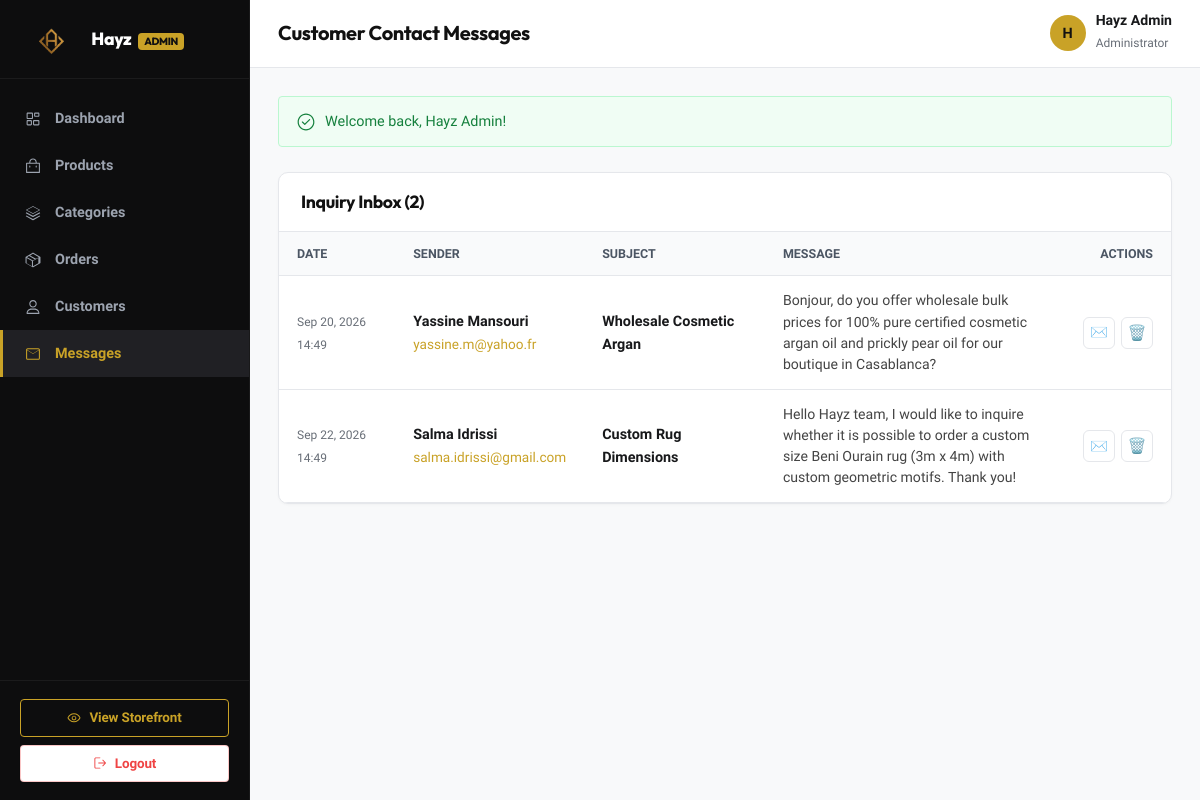
Page /admin/messages.php (signed in) on the committed database.
### tables this page shows
CREATE TABLE `users` (
    `id` INT AUTO_INCREMENT PRIMARY KEY,
    `name` VARCHAR(120) NOT NULL,
    `email` VARCHAR(150) NOT NULL UNIQUE,
    `password` VARCHAR(255) NOT NULL,
    `phone` VARCHAR(30) NULL,
    `address` VARCHAR(255) NULL,
    `city` VARCHAR(80) NULL,
    `role` ENUM('customer', 'admin') DEFAULT 'customer',
    `created_at` TIMESTAMP DEFAULT CURRENT_TIMESTAMP
);

CREATE TABLE `contact_messages` (
    `id` INT AUTO_INCREMENT PRIMARY KEY,
    `name` VARCHAR(120) NOT NULL,
    `email` VARCHAR(150) NOT NULL,
    `subject` VARCHAR(200) NOT NULL,
    `message` TEXT NOT NULL,
    `created_at` TIMESTAMP DEFAULT CURRENT_TIMESTAMP
);

### config/database.php (called while the page is built, shortened)
<?php
function get_base_url(): string {
    static $baseUrl = null;
    if ($baseUrl !== null) {
        return $baseUrl;
    }
    $protocol = (!empty($_SERVER['HTTPS']) && $_SERVER['HTTPS'] !== 'off') || (isset($_SERVER['SERVER_PORT']) && $_SERVER['SERVER_PORT'] == 443) ? "https://" : "http://";
    $host = $_SERVER['HTTP_HOST'] ?? 'localhost';
    $scriptName = $_SERVER['SCRIPT_NAME'] ?? '';
    $scriptDir = str_replace('\\', '/', dirname($scriptName));
    $scriptDir = preg_replace('#/admin(/.*)?$#i', '', $scriptDir);
    $scriptDir = rtrim($scriptDir, '/');
    $baseUrl = $protocol . $host . $scriptDir;
    return $baseUrl;
}
function url(string $path = ''): string {
    $base = get_base_url();
    $path = ltrim($path, '/');
    return empty($path) ? $base . '/' : $base . '/' . $path;
}
function asset(string $path = ''): string {
    return url('assets/' . ltrim($path, '/'));
}
function e($value): string {
    return htmlspecialchars((string)($value ?? ''), ENT_QUOTES, 'UTF-8');
}
function get_flash(): ?array {
    if (isset($_SESSION['flash_message'])) {
        $flash = $_SESSION['flash_message'];
        return $flash;
    }
    return null;
}

### includes/auth.php (called while the page is built, shortened)
<?php
require_once __DIR__ . '/../config/database.php';
function current_user(): ?array {
    try {
        $db = get_db();
        $stmt = $db->prepare("SELECT id, name, email, phone, address, city, role, created_at FROM users WHERE id = :id LIMIT 1");
        $stmt->execute(['id' => $_SESSION['user_id']]);
        $user = $stmt->fetch();
        if ($user) {
            $currentUser = $user;
            return $currentUser;
        } else {
            user_logout();
            return null;
        }
    } catch (Exception $e) {
        return null;
    }
}

### admin/messages.php (the view, shortened to what this page needs)
<?php
require_once __DIR__ . '/../../config/database.php';
require_once __DIR__ . '/../../includes/auth.php';
$adminPageTitle = "Customer Contact Messages";
require_once __DIR__ . '/includes/admin_header.php';
$db = get_db();
$messages = $db->query("SELECT * FROM contact_messages ORDER BY id DESC")->fetchAll();
?>
<div class="admin-card">
    <div class="admin-card-header">
        <h2 class="admin-card-title">Inquiry Inbox (<?= count($messages) ?>)</h2>
    </div>
    <div class="admin-table-wrapper">
        <table class="admin-table">
            <thead>
                <tr>
                    <th>Date</th>
                    <th>Sender</th>
                    <th>Subject</th>
                    <th>Message</th>
                    <th style="text-align:right;">Actions</th>
                </tr>
            </thead>
            <tbody>
                <?php if (empty($messages)): ?>
                    <tr><td colspan="5" class="text-center text-muted" style="padding:40px;">Your inbox is empty. No messages yet.</td></tr>
                <?php else: ?>
                    <?php foreach ($messages as $m): ?>
                        <tr>
                            <td><small class="text-muted"><?= date('M d, Y H:i', strtotime($m['created_at'])) ?></small></td>
                            <td>
                                <strong><?= e($m['name']) ?></strong><br>
                                <a href="mailto:<?= e($m['email']) ?>" style="color:var(--color-gold); font-size:0.85rem;"><?= e($m['email']) ?></a>
                            </td>
                            <td>
                                <strong><?= e($m['subject']) ?></strong>
                            </td>
                            <td style="max-width:380px;">
                                <div style="font-size:0.88rem; color:#444; line-height:1.5;">
                                    <?= nl2br(e($m['message'])) ?>
                                </div>
                            </td>
                            <td style="text-align:right;">
                                <div class="action-buttons" style="justify-content:flex-end;">
                                    <a href="mailto:<?= e($m['email']) ?>?subject=Re: <?= urlencode($m['subject']) ?>" class="btn-icon" title="Reply via Email">✉️</a>
                                    <form action="<?= url('admin/messages.php') ?>" method="POST" class="confirm-delete-form" data-item="this inquiry" style="display:inline;">
                                        <button type="submit" class="btn-icon delete" title="Delete Message">🗑️</button>
                                    </form>
                                </div>
                            </td>
                        </tr>
                    <?php endforeach; ?>
                <?php endif; ?>
            </tbody>
        </table>
    </div>
</div>
<?php require_once __DIR__ . '/includes/admin_footer.php'; ?>

### admin/includes/admin_header.php (shortened to what this page needs)
<?php
require_once __DIR__ . '/../../config/database.php';
require_once __DIR__ . '/../../includes/auth.php';
require_once __DIR__ . '/../../includes/icons.php';
$adminUser = current_user();
$currentScript = basename($_SERVER['PHP_SELF']);
$adminPageTitle = $adminPageTitle ?? 'Admin Dashboard';
?>
<!DOCTYPE html>
<html lang="en">
<head>
    <link rel="stylesheet" href="<?= asset('css/style.css') ?>">
    <link rel="stylesheet" href="<?= asset('css/admin.css') ?>">
</head>
<body class="admin-body">
    <aside class="admin-sidebar" id="adminSidebar">
        <div class="admin-brand">
            <img src="<?= asset('logo/logo.png') ?>" alt="Hayz" style="height:34px; width:auto; object-fit:contain;">
            <span style="font-size:1.1rem; font-weight:800; letter-spacing:-0.02em;">Hayz <small style="font-size:0.65rem; background:var(--admin-gold); color:#111; padding:2px 6px; border-radius:4px; margin-left:4px; font-weight:800;">ADMIN</small></span>
        </div>
        <nav class="admin-nav">
            <a href="<?= url('admin/index.php') ?>" class="admin-nav-item <?= ($currentScript === 'index.php') ? 'active' : '' ?>">
                <span class="icon"><?= radix_icon('dashboard', '', 16) ?></span>
                <span>Dashboard</span>
            </a>
            <a href="<?= url('admin/products.php') ?>" class="admin-nav-item <?= (in_array($currentScript, ['products.php', 'add-product.php', 'edit-product.php'])) ? 'active' : '' ?>">
                <span class="icon"><?= radix_icon('backpack', '', 16) ?></span>
                <span>Products</span>
            </a>
            <a href="<?= url('admin/categories.php') ?>" class="admin-nav-item <?= ($currentScript === 'categories.php') ? 'active' : '' ?>">
                <span class="icon"><?= radix_icon('layers', '', 16) ?></span>
                <span>Categories</span>
            </a>
            <a href="<?= url('admin/orders.php') ?>" class="admin-nav-item <?= (in_array($currentScript, ['orders.php', 'order-details.php'])) ? 'active' : '' ?>">
                <span class="icon"><?= radix_icon('cube', '', 16) ?></span>
                <span>Orders</span>
            </a>
            <a href="<?= url('admin/users.php') ?>" class="admin-nav-item <?= ($currentScript === 'users.php') ? 'active' : '' ?>">
                <span class="icon"><?= radix_icon('person', '', 16) ?></span>
                <span>Customers</span>
            </a>
            <a href="<?= url('admin/messages.php') ?>" class="admin-nav-item <?= ($currentScript === 'messages.php') ? 'active' : '' ?>">
                <span class="icon"><?= radix_icon('envelope-closed', '', 16) ?></span>
                <span>Messages</span>
            </a>
        </nav>
        <div class="admin-sidebar-footer">
            <a href="<?= url('index.php') ?>" target="_blank" class="btn btn-outline-gold btn-sm btn-block" style="margin-bottom:8px;">
                <?= radix_icon('eye-open', '', 14) ?> View Storefront
            </a>
            <a href="<?= url('logout.php') ?>" class="btn btn-outline btn-sm btn-block" style="color:#ef4444; border-color:rgba(239, 68, 68, 0.3);">
                <?= radix_icon('exit', '', 14) ?> Logout
            </a>
        </div>
    </aside>
    <div class="admin-main">
        <header class="admin-topbar">
            <div class="admin-topbar-left">
                <h1 class="admin-page-title"><?= e($adminPageTitle) ?></h1>
            </div>
            <div class="admin-topbar-right">
                <div class="admin-user-info">
                    <div class="admin-avatar"><?= strtoupper(substr($adminUser['name'] ?? 'A', 0, 1)) ?></div>
                    <div>
                        <strong style="font-size:0.88rem; display:block; line-height:1.2;"><?= e($adminUser['name']) ?></strong>
                        <small style="color:var(--admin-text-muted); font-size:0.75rem;">Administrator</small>
                    </div>
                </div>
            </div>
        </header>
        <div class="admin-content">
            <?php $flash = get_flash(); if ($flash): ?>
                <div class="alert alert-<?= e($flash['type']) ?>" style="margin-bottom: 25px;">
                    <?= ($flash['type'] === 'success') ? radix_icon('check-circled', '', 18) : radix_icon('cross-1', '', 18) ?>
                    <span><?= e($flash['message']) ?></span>
                </div>
            <?php endif; ?>

### assets/css/style.css (style rules this page uses)
:root { --bg-main: #FBFBFC; --bg-card: #FFFFFF; --bg-dark: #0D0D0E; --bg-dark-secondary: #161618; --bg-dark-tertiary: #222225; --bg-light-gray: #F4F5F7; --bg-subtle-gray: #EBECEF; --color-gold: #C9A227; --color-gold-hover: #b8931f; --color-gold-light: #FDF9EE; --color-gold-border: rgba(201, 162, 39, 0.35); --color-gold-gradient: linear-gradient(135deg, #DFBE52 0%, #C9A227 50%, #A88314 100%); --color-gold-glow: 0 4px 20px rgba(201, 162, 39, 0.22); --color-text-main: #18191B; --color-text-muted: #686E77; --color-text-light: #9DA3AE; --color-text-white: #FFFFFF; --color-success: #15803D; --color-success-bg: #F0FDF4; --color-success-border: #BBF7D0; --color-danger: #B91C1C; --color-danger-bg: #FEF2F2; --color-danger-border: #FECACA; --color-warning: #C2410C; --color-warning-bg: #FFF7ED; --color-warning-border: #FFEDD5; --color-info: #0369A1; --color-info-bg: #F0F9FF; --color-info-border: #BAE6FD; --border-color: #E6E8EC; --border-subtle: #F0F2F5; --border-radius-xs: 4px; --border-radius-sm: 8px; --border-radius-md: 12px; --border-radius-lg: 18px; --border-radius-full: 9999px; --shadow-xs: 0 1px 2px rgba(16, 24, 40, 0.04); --shadow-sm: 0 2px 6px rgba(16, 24, 40, 0.05); --shadow-card: 0 4px 18px rgba(16, 24, 40, 0.06); --shadow-hover: 0 12px 30px -4px rgba(16, 24, 40, 0.12); --shadow-dropdown: 0 16px 36px -6px rgba(16, 24, 40, 0.16); --transition-fast: 0.15s cubic-bezier(0.4, 0, 0.2, 1); --transition-base: 0.25s cubic-bezier(0.4, 0, 0.2, 1); --transition-smooth: 0.35s cubic-bezier(0.16, 1, 0.3, 1); --font-heading: 'Outfit', -apple-system, BlinkMacSystemFont, "Segoe UI", Roboto, sans-serif; --font-body: 'Plus Jakarta Sans', -apple-system, BlinkMacSystemFont, "Segoe UI", Roboto, sans-serif; --font-serif: 'Playfair Display', Georgia, serif; --container-width: 1240px; --header-height: 76px; }
*, *::before, *::after { box-sizing: border-box; margin: 0; padding: 0; }
html { font-size: 16px; scroll-behavior: smooth; }
body { font-family: var(--font-body); color: var(--color-text-main); background-color: var(--bg-main); line-height: 1.6; -webkit-font-smoothing: antialiased; -moz-osx-font-smoothing: grayscale; min-height: 100vh; display: flex; flex-direction: column; }
img { max-width: 100%; height: auto; display: block; }
a { color: inherit; text-decoration: none; transition: color var(--transition-fast); }
button, input, select, textarea { font-family: inherit; font-size: 0.95rem; outline: none; }
button { cursor: pointer; border: none; background: none; }
.text-muted { color: var(--color-text-muted); }
h1, h2, h3, h4, h5, h6 { font-family: var(--font-heading); font-weight: 700; color: var(--bg-dark); line-height: 1.22; letter-spacing: -0.02em; }
h1 { font-size: 2.85rem; }
h2 { font-size: 2.2rem; }
.btn { display: inline-flex; align-items: center; justify-content: center; gap: 8px; padding: 11px 22px; font-weight: 600; font-size: 0.92rem; border-radius: var(--border-radius-sm); transition: all var(--transition-base); cursor: pointer; text-align: center; white-space: nowrap; letter-spacing: -0.01em; }
.btn-outline { background: #FFFFFF; color: var(--bg-dark); border: 1px solid var(--border-color); box-shadow: var(--shadow-xs); }
.btn-outline-gold { background: transparent; color: var(--color-gold); border: 1.5px solid var(--color-gold); }
.btn-sm { padding: 7px 15px; font-size: 0.84rem; border-radius: var(--border-radius-xs); }
.btn-block { width: 100%; }
.alert { padding: 13px 18px; border-radius: var(--border-radius-xs); font-size: 0.9rem; margin-bottom: 22px; display: flex; align-items: center; gap: 10px; }
.alert-success { background: var(--color-success-bg); color: var(--color-success); border: 1px solid var(--color-success-border); }

### rows in the picture
users: name "H", name "Hayz Admin"
contact_messages: created_at "Sep 20, 2026 14:49", name "Yassine Mansouri", email "yassine.m@yahoo.fr", subject "Wholesale Cosmetic Argan", message "Bonjour, do you offer wholesale bulk prices for 100% pure certified cosmetic argan oil and prickly pear oil for our boutique in Casablanca?"
contact_messages: created_at "Sep 22, 2026 14:49", name "Salma Idrissi", email "salma.idrissi@gmail.com", subject "Custom Rug Dimensions", message "Hello Hayz team, I would like to inquire whether it is possible to order a custom size Beni Ourain rug (3m x 4m) with custom geometric motifs. Thank you!"

### other values in the picture
$adminPageTitle "Customer Contact Messages"
$flash['message'] "Welcome back, Hayz Admin!"
count($messages) "2"
